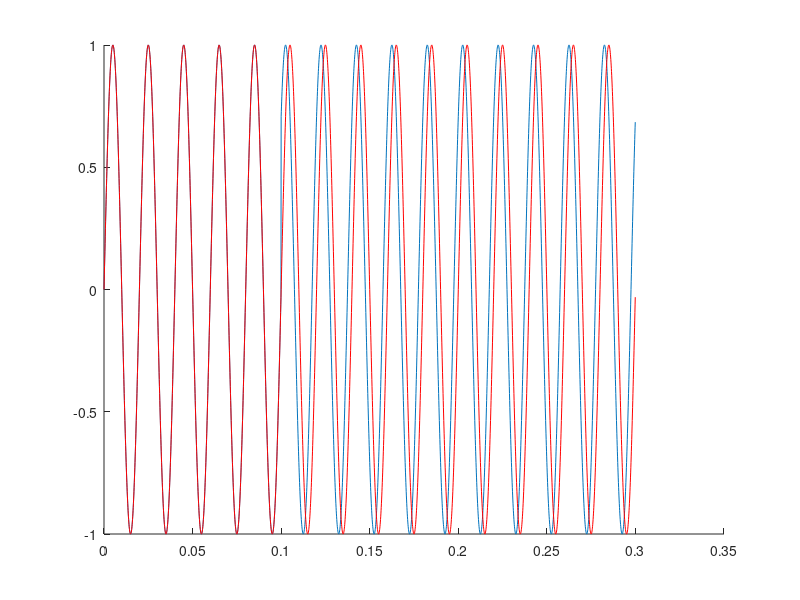

Write the MATLAB code that produced this figure.
function [t,y]=gen_sin(fs,Tokn,A,f,fi,fi2,war)

if nargin==0
    fs=10000
    Tokn=0.3
    A=1
    f=50
    fi=0
    fi2=pi/4;
    war=0.1
end

t=0:1/fs:Tokn-1/fs;
zakres=t<war;
zakresend=t>=war;

y=A*sin(2*pi*f*t(zakres)+fi);
y=[y A*sin(2*pi*f*t(zakresend)+fi2)];
y2=A*sin(2*pi*f*t+fi);

if nargout==0
    figure;
    hold on;
    plot(t,y)
    plot(t,y2,'r')
end